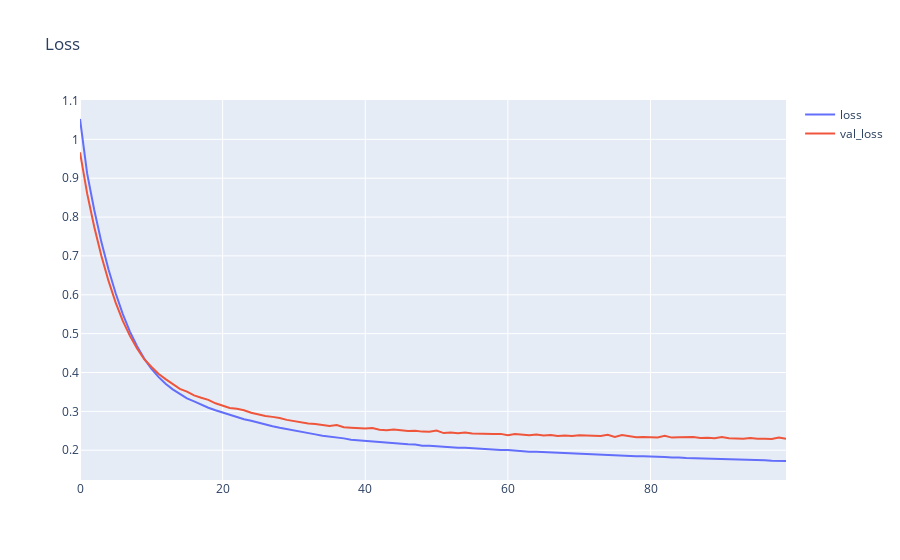

The notebook cell saved with this chart:
### Code cell
fig = go.Figure(layout = dict(title="Loss"))
fig.add_trace(go.Scatter(x=list(range(len(history.history["loss"]))),y=history.history["loss"], name="loss"))
fig.add_trace(go.Scatter(x=list(range(len(history.history["loss"]))),y=history.history["val_loss"], name="val_loss"))
fig.show()
